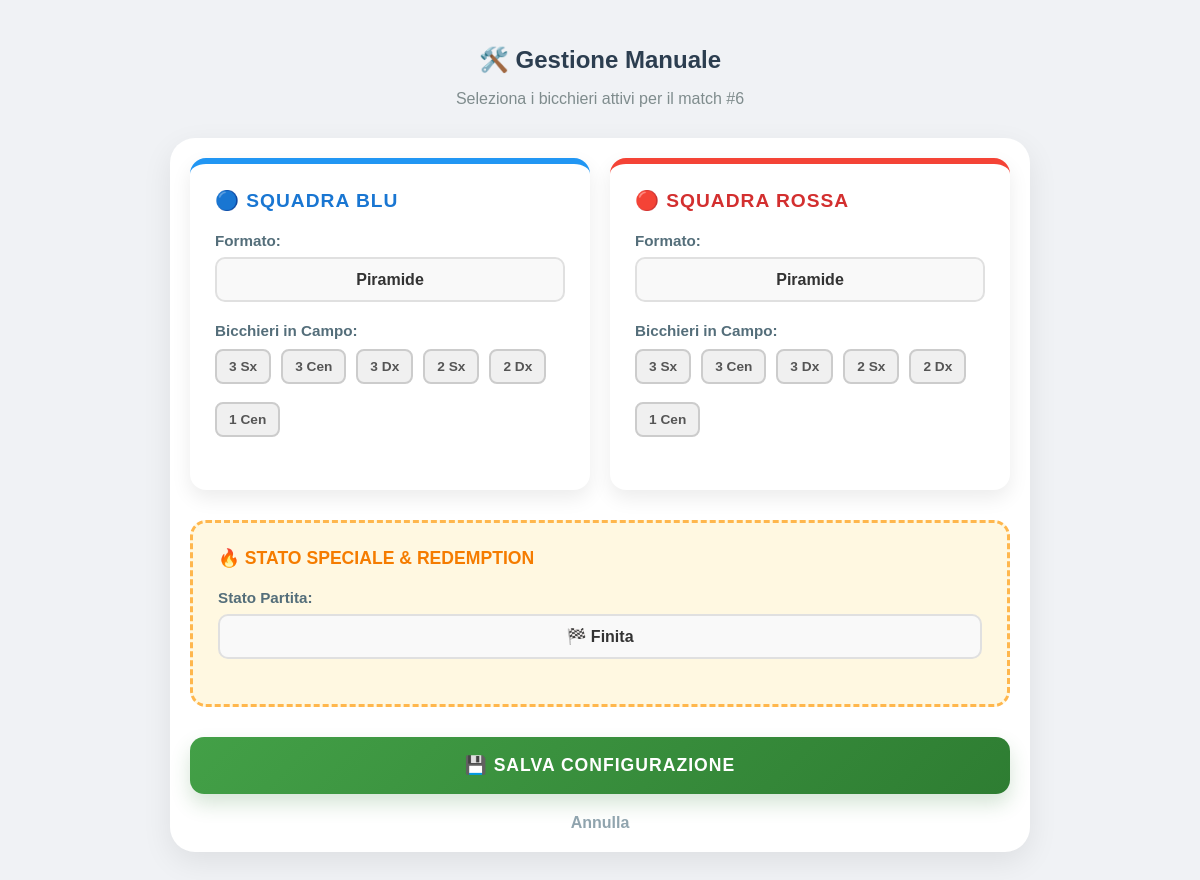
Page /match/6/manual on the committed database.
### app/models.py (models this page shows)
class ActiveMatch(db.Model):
    __tablename__ = 'active_matches'
    id = db.Column(db.Integer, primary_key=True)
    match_name = db.Column(db.String(50), default="Partita")
    mode = db.Column(db.String(20), default="squadre")
    status = db.Column(db.String(20), default="running") # running, finished, redemption_t1...
    start_time = db.Column(db.DateTime, default=datetime.now)
    end_time = db.Column(db.DateTime, nullable=True)
    t1_p1 = db.Column(db.String(50)); t1_p2 = db.Column(db.String(50))
    t2_p1 = db.Column(db.String(50)); t2_p2 = db.Column(db.String(50))
    t1_cup_state = db.Column(db.Text, default='[]')
    t2_cup_state = db.Column(db.Text, default='[]')
    t1_pending_list = db.Column(db.Text, default='[]')
    t2_pending_list = db.Column(db.Text, default='[]')
    winning_team = db.Column(db.String(10), nullable=True)
    redemption_shots_left = db.Column(db.Integer, default=0)
    redemption_hits = db.Column(db.Integer, default=0)
    cups_target_for_t1 = db.Column(db.Integer, default=6)
    cups_target_for_t2 = db.Column(db.Integer, default=6)
    pending_damage_for_t1 = db.Column(db.Integer, default=0)
    pending_damage_for_t2 = db.Column(db.Integer, default=0)
    format_target_for_t1 = db.Column(db.String(20), default="Piramide")
    format_target_for_t2 = db.Column(db.String(20), default="Piramide")
    t1_format_changed = db.Column(db.Boolean, default=False)
    t2_format_changed = db.Column(db.Boolean, default=False)
    records = db.relationship('PlayerRecord', backref='match', lazy=True)

### app/main/modifiche_manuali.py (the view)
@bp.route('/match/<int:match_id>/manual')
def manual_override(match_id):
    match = ActiveMatch.query.get_or_404(match_id)
    try: match.active_cups_t1_list = json.loads(match.t1_cup_state)
    except: match.active_cups_t1_list = []
    try: match.active_cups_t2_list = json.loads(match.t2_cup_state)
    except: match.active_cups_t2_list = []
    return render_template('manuale.html', match=match, cup_definitions=CUP_DEFINITIONS)

### app/templates/manuale.html (shortened to what this page needs)
{% extends "base.html" %}
{% block styles %}
    <link rel="stylesheet" href="{{ url_for('static', filename='css/manuale.css') }}">
{% endblock %}
{% block content %}
<div class="container manual-container fade-in">
    <h1 class="page-title">🛠️ Gestione Manuale</h1>
    <p class="page-subtitle">Seleziona i bicchieri attivi per il match #{{ match.id }}</p>
    <form action="{{ url_for('main.manual_override_post', match_id=match.id) }}" method="POST">
        <div class="manual-grid">
            <div class="team-panel blue">
                <span class="panel-title">🔵 Squadra Blu</span>
                <div class="form-group">
                    <label>Formato:</label>
                    <select name="t1_format" id="t1_format" class="form-control" onchange="renderCups('t1')">
                        {% for fmt in cup_definitions.keys() %}
                            <option value="{{ fmt }}" {% if match.format_target_for_t1 == fmt %}selected{% endif %}>
                                {{ fmt }}
                            </option>
                        {% endfor %}
                    </select>
                </div>
                <div class="form-group">
                    <label>Bicchieri in Campo:</label>
                    <div id="t1-cups-container" class="cups-selector-grid">
                        </div>
                </div>
            </div>
            <div class="team-panel red">
                <span class="panel-title">🔴 Squadra Rossa</span>
                <div class="form-group">
                    <label>Formato:</label>
                    <select name="t2_format" id="t2_format" class="form-control" onchange="renderCups('t2')">
                        {% for fmt in cup_definitions.keys() %}
                            <option value="{{ fmt }}" {% if match.format_target_for_t2 == fmt %}selected{% endif %}>
                                {{ fmt }}
                            </option>
                        {% endfor %}
                    </select>
                </div>
                <div class="form-group">
                    <label>Bicchieri in Campo:</label>
                    <div id="t2-cups-container" class="cups-selector-grid">
                         </div>
                </div>
            </div>
        </div>
        <div class="redemption-panel">
            <div class="redemption-title">🔥 STATO SPECIALE & REDEMPTION</div>
            <div class="form-group">
                <label>Stato Partita:</label>
                <select name="match_status" class="form-control" id="statusSelect" onchange="toggleRedemptionFields()">
                    <option value="finished" {% if match.status == 'finished' %}selected{% endif %}>🏁 Finita</option>
                </select>
            </div>
        </div>
        <button type="submit" class="btn-save">💾 SALVA CONFIGURAZIONE</button>
        <a href="{{ url_for('main.home') }}" class="btn-cancel">Annulla</a>
    </form>
</div>
{% endblock %}

### app/static/css/main.css (style rules this page uses)
html { background-color: #f0f2f5; overflow-y: scroll; }
body { font-family: 'Segoe UI', Tahoma, Geneva, Verdana, sans-serif; background: #f0f2f5; margin: 0; padding: 10px; color: #333; -webkit-tap-highlight-color: transparent; }
html { overflow-y: scroll; }
body { font-family: 'Segoe UI', Tahoma, Geneva, Verdana, sans-serif; background: #f0f2f5; margin: 0; padding: 10px; color: #333; }
.container { max-width: 500px; margin: 0 auto; padding-bottom: 80px; }
h1 { text-align: center; color: #2c3e50; font-size: 1.5em; margin-bottom: 5px; }
* { box-sizing: border-box; }
form { background: white; border-radius: 25px; padding: 20px; box-shadow: 0 10px 30px rgba(0,0,0,0.08); width: 100%; }
.form-group { margin-bottom: 20px; width: 100%; }
select, input[type="text"], textarea { width: 100%; padding: 15px; border-radius: 15px; border: 2px solid #f0f2f5; background: #f8f9fa; font-size: 16px; font-weight: 600; color: #333; appearance: none; text-align: center; transition: all 0.5s ease; }

### app/static/css/manuale.css (style rules this page uses)
.manual-container { max-width: 900px; margin: 0 auto; padding: 20px; font-family: 'Arial', sans-serif; }
.page-subtitle { text-align: center; color: #7f8c8d; margin-bottom: 30px; }
.manual-grid { display: grid; grid-template-columns: 1fr 1fr; gap: 20px; margin-bottom: 30px; }
.team-panel { background: #ffffff; padding: 25px; border-radius: 16px; box-shadow: 0 8px 20px rgba(0,0,0,0.08); transition: transform 0.2s ease; }
.team-panel.blue { border-top: 6px solid #2196F3; }
.team-panel.red { border-top: 6px solid #F44336; }
.panel-title { font-weight: 900; text-transform: uppercase; margin-bottom: 20px; display: block; font-size: 1.2em; letter-spacing: 1px; }
.blue .panel-title { color: #1976D2; }
.red .panel-title { color: #D32F2F; }
.form-group { margin-bottom: 20px; }
.form-group label { display: block; font-weight: 700; margin-bottom: 8px; color: #546e7a; font-size: 0.95em; }
.form-control { width: 100%; padding: 12px 15px; border: 2px solid #e0e0e0; border-radius: 10px; font-weight: bold; font-size: 1em; color: #333; background-color: #f9f9f9; transition: all 0.2s; box-sizing: border-box; }
.redemption-panel { background: #fff8e1; padding: 25px; border-radius: 16px; border: 3px dashed #ffb74d; margin-bottom: 30px; }
.redemption-title { color: #f57c00; font-weight: 900; margin-bottom: 20px; display: flex; align-items: center; gap: 10px; font-size: 1.1em; }
.btn-save { background: linear-gradient(135deg, #43a047 0%, #2e7d32 100%); color: white; width: 100%; padding: 18px; font-size: 1.1em; border: none; border-radius: 14px; cursor: pointer; font-weight: 900; text-transform: uppercase; letter-spacing: 1px; box-shadow: 0 10px 20px rgba(46, 125, 50, 0.2); transition: transform 0.2s, box-shadow 0.2s; }
.btn-cancel { display: block; text-align: center; margin-top: 20px; color: #90a4ae; text-decoration: none; font-weight: 600; transition: color 0.2s; }
.cups-selector-grid { display: flex; flex-wrap: wrap; gap: 10px; margin-top: 10px; }

### app/templates/base.html (style rules this page uses)
* { box-sizing: border-box; -webkit-tap-highlight-color: transparent; }

### rows in the picture
ActiveMatch: id "6", t1_format "Piramide", t2_format "Piramide", match_status "🏁 Finita"
